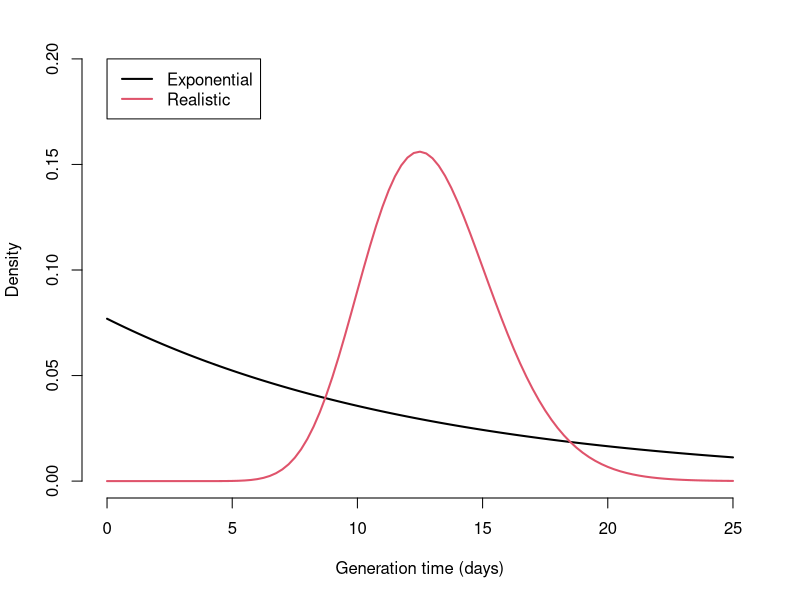

Reproduce this figure in R.
pdf("distribution.pdf", width=6, height=4)
par(mar=c(5, 4, 2, 2) + 0.1)
curve(1/13* exp(-x/13), xlim=c(0, 25), ylim=c(0, 0.2),
	  xlab="Generation time (days)",
	  ylab="Density",
	  bty="n", lwd=2)
curve(dgamma(x, shape=25, scale=13/25), add=TRUE, col=2, lwd=2)

legend(
	x=0, y=0.2,
	legend=c("Exponential", "Realistic"),
	col=c(1, 2),
	lty=c(1, 1),
	lwd=2
)
dev.off()
